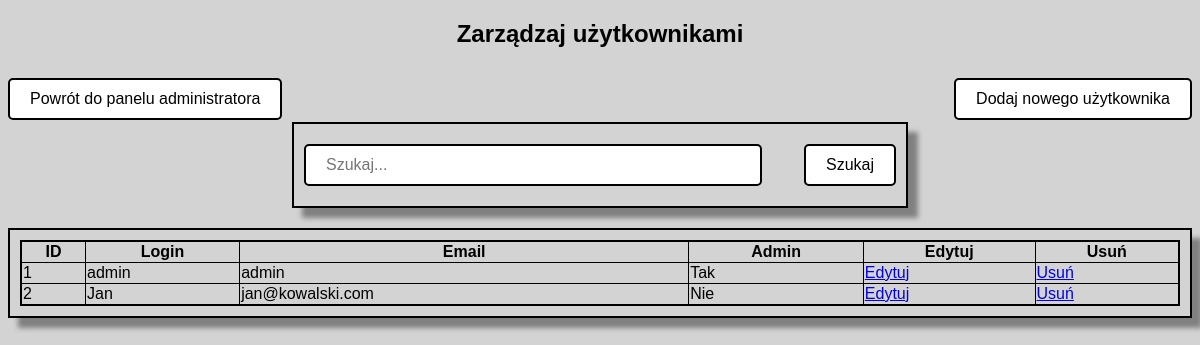
The page /manage_users.php on the database its author committed.
### tables this page shows
CREATE TABLE `users` (
  `id` int(11) NOT NULL,
  `login` varchar(100) NOT NULL,
  `pass` varchar(100) NOT NULL,
  `email` varchar(255) NOT NULL,
  `admin` tinyint(1) NOT NULL DEFAULT 0
);

### manage_users.php (the view, shortened to what this page needs)
<!DOCTYPE html>
<html lang="pl">
<head>
    <link rel="stylesheet" href="style/style2.css">
</head>
<body>
    <h2>Zarządzaj użytkownikami</h2>
    <input type="button" value="Powrót do panelu administratora" onclick="window.location.href='admin.php'" style="margin-bottom: 20px; float: left;">
    <input type="button" value="Dodaj nowego użytkownika" onclick="window.location.href='register.php'" style="margin-bottom: 20px; float: right;">
    <br><br><br>
    <div style="width: 50%; margin-bottom: 20px;">
        <form method="GET" action="">
        <input type="text" id="search" name="search" placeholder="Szukaj..." style="width: 70%; margin-bottom: 10px;">
        <input type="submit" value="Szukaj" id="searchBtn" style="float: right;">
    </form>
</div>
<div>
<?php
include 'dbmanager.php';
$searchQuery = isset($_GET['search']) ? $_GET['search'] : '';
$sql = "SELECT id, login, email, admin FROM users";
if (!empty($searchQuery)) {
    $sql .= " WHERE login LIKE ? OR email LIKE ?";
    $stmt = $conn->prepare($sql);
    $likeQuery = "%" . $searchQuery . "%";
    $stmt->bind_param("ss", $likeQuery, $likeQuery);
} else {
    $stmt = $conn->prepare($sql);
}
$stmt->execute();
$result = $stmt->get_result();
if ($result->num_rows > 0) {
    echo "<table border='1'>
            <tr>
                <th>ID</th>
                <th>Login</th>
                <th>Email</th>
                <th>Admin</th>
                <th>Edytuj</th>
                <th>Usuń</th>
            </tr>";
    while ($row = $result->fetch_assoc()) {
        echo "<tr>";
        echo "<td>" . htmlspecialchars($row['id']) . "</td>";
        echo "<td>" . htmlspecialchars($row['login']) . "</td>";
        echo "<td>" . htmlspecialchars($row['email']) . "</td>";
        echo "<td>" . ($row['admin'] ? 'Tak' : 'Nie') . "</td>";
        echo "<td><a href='edit_user.php?id=" . urlencode($row['id']) . "'>Edytuj</a></td>";
        echo "<td><a href='delete_user.php?id=" . urlencode($row['id']) . "' onclick=\"return confirm('Czy na pewno chcesz usunąć tego użytkownika?');\">Usuń</a></td>";
        echo "</tr>";
    }
    echo "</table>";
} else {
    echo "Brak użytkowników do wyświetlenia.";
}
?>
</div>
</body>
</html>

### style/style2.css (style rules this page uses)
body { background-color: lightgrey; font-family: Arial, Helvetica, sans-serif; }
div { padding: 10px; margin-left: auto; margin-right: auto; display: block; width: auto; height: auto; border: 2px solid black; box-shadow: 10px 10px 5px grey; }
h1,h2 { text-align: center; }
input { margin-left: auto; margin-right: auto; margin-top: 10px; padding: 10px 20px; font-size: 16px; background-color: white; color: black; border: 2px solid black; border-radius: 5px; }
input[type="button"], input[type="submit"] { margin-left: auto; margin-right: auto; margin-top: 10px; padding: 10px 20px; font-size: 16px; background-color: white; color: black; border: 2px solid black; border-radius: 5px; cursor: pointer; }
table { width: 100%; border: solid black 2px; border-collapse: collapse; }

### rows shown on the page
users: id "1", login "admin", email "admin", admin "Tak"
users: id "2", login "Jan", email "jan@kowalski.com", admin "Nie"
